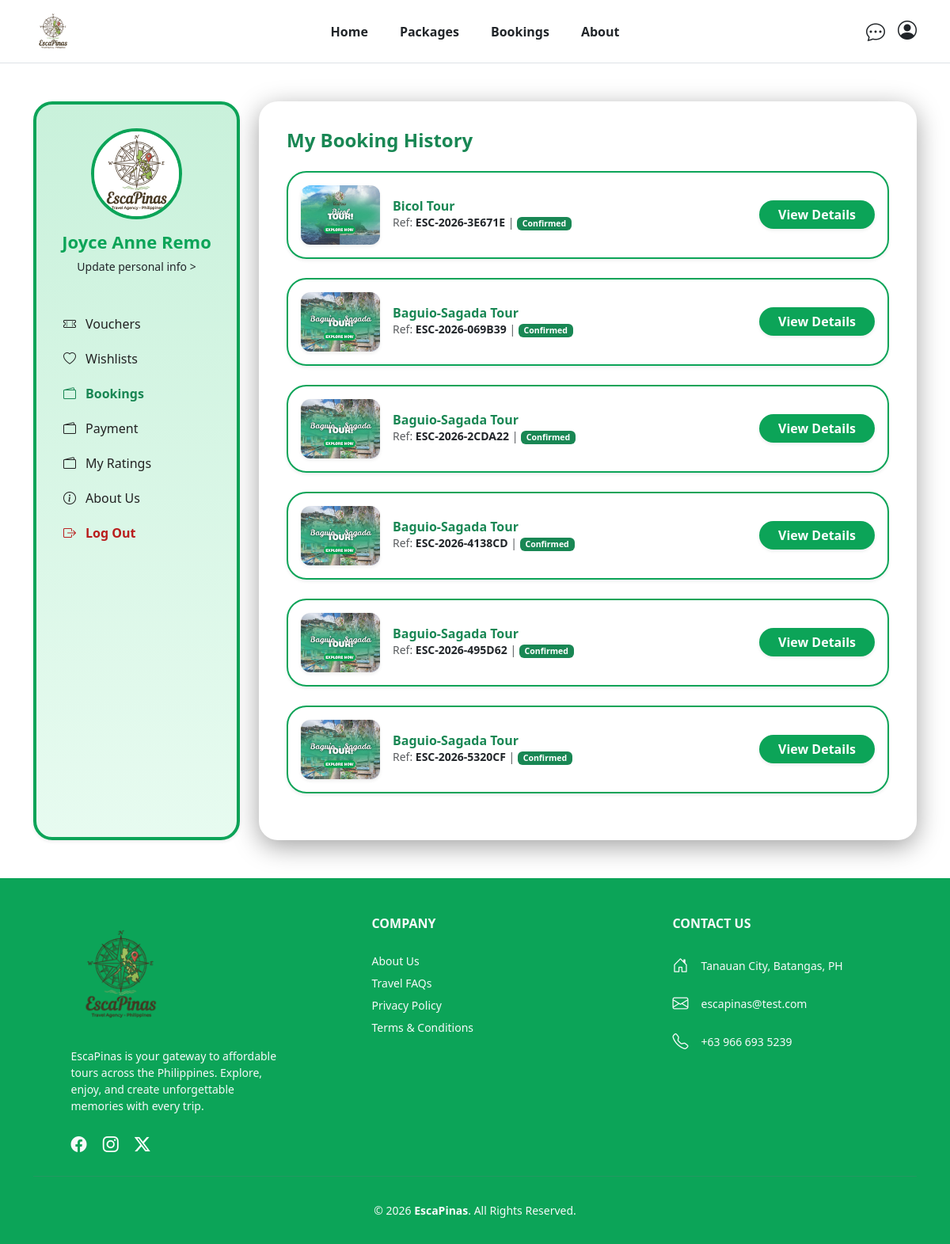
The page /frontend/profile.php?page=booking (signed in) on the database its author committed.
### tables this page shows
CREATE TABLE `users` (
  `user_id` int(11) NOT NULL,
  `first_name` varchar(30) DEFAULT NULL,
  `last_name` varchar(30) DEFAULT NULL,
  `middle_initial` char(1) DEFAULT NULL,
  `contact_num` varchar(15) DEFAULT NULL,
  `region` varchar(30) DEFAULT NULL,
  `province` varchar(30) DEFAULT NULL,
  `city` varchar(30) DEFAULT NULL,
  `email` varchar(100) DEFAULT NULL,
  `password` varchar(255) DEFAULT NULL,
  `role` enum('user','admin') DEFAULT NULL,
  `is_verified` int(11) DEFAULT 0
);

CREATE TABLE `bookings` (
  `booking_id` int(11) NOT NULL,
  `user_id` int(11) DEFAULT NULL,
  `schedule_id` int(11) DEFAULT NULL,
  `number_of_persons` int(11) DEFAULT NULL,
  `total_amount` decimal(10,2) DEFAULT NULL,
  `booking_status` enum('Pending','Confirmed','Cancelled') DEFAULT NULL,
  `booking_reference` varchar(50) DEFAULT NULL,
  `tour_id` int(11) NOT NULL,
  `locpoints_id` int(11) DEFAULT NULL,
  `is_email_sent` tinyint(1) DEFAULT 0
);

CREATE TABLE `tour_packages` (
  `tour_id` int(11) NOT NULL,
  `destination_id` int(11) DEFAULT NULL,
  `tour_name` varchar(150) DEFAULT NULL,
  `duration_days` int(11) DEFAULT NULL,
  `duration_nights` int(11) DEFAULT NULL,
  `description` text DEFAULT NULL,
  `price` decimal(10,2) DEFAULT NULL,
  `status` enum('Available','Unavailable') DEFAULT NULL,
  `image` varchar(255) DEFAULT NULL,
  `banner_image` varchar(255) DEFAULT NULL
);

### frontend/php/connect.php (called while the page is built, shortened)
<?php
  function executeQuery($query){
    $conn = $GLOBALS['conn'];
    return mysqli_query($conn, $query);
  }
?>

### frontend/profile/booking.php (the view, shortened to what this page needs)
<?php
include_once __DIR__ . "/../php/connect.php";
$uid = $_SESSION['user_id'] ?? null;
$bookingQuery = "SELECT
                    b.booking_id,
                    b.total_amount AS price,
                    b.booking_status,
                    b.booking_reference,
                    tp.tour_name,
                    tp.image,
                    tp.duration_days,
                    tp.duration_nights
                 FROM bookings b
                 LEFT JOIN tour_packages tp ON b.tour_id = tp.tour_id
                 WHERE b.user_id = $uid
                 ORDER BY b.booking_id DESC";
$bookingResult = executeQuery($bookingQuery);
?>
<h4 class="fw-bold text-success">My Booking History</h4>
<div class="mt-4">
    <?php
    if (mysqli_num_rows($bookingResult) > 0):
        while ($booking = mysqli_fetch_assoc($bookingResult)):
    ?>
        <div class="payment-item mb-4">
            <div class="payment-card container-fluid p-3 shadow-sm bg-white">
                <div class="row align-items-center">
                    <div class="col-8 d-flex align-items-center gap-3">
                        <div class="payment">
                            <img src="<?= htmlspecialchars($booking['image']) ?>" class="shadow-sm">
                        </div>
                        <div>
                            <h5 class="fw-bold m-0 text-success" style="font-size: 1rem;"><?= htmlspecialchars($booking['tour_name']) ?></h5>
                            <p class="text-muted small mb-0">
                                Ref: <span class="fw-bold text-dark"><?= $booking['booking_reference'] ?></span> |
                                <span class="badge bg-<?= $booking['booking_status'] == 'Confirmed' ? 'success' : 'warning' ?>">
                                    <?= $booking['booking_status'] ?>
                                </span>
                            </p>
                        </div>
                    </div>
                    <div class="col-4 text-end">
                        <button type="button" class="btn btn-success fw-bold px-4 shadow-sm rounded-pill"
                                style="background-color: #0ca458; border: none;"
                                data-bs-toggle="modal" data-bs-target="#v<?= $booking['booking_id'] ?>">
                            View Details
                        </button>
                    </div>
                </div>
            </div>
        </div>
    <?php
        endwhile;
    endif; ?>
</div>

### frontend/profile.php (shortened to what this page needs)
<?php
$profileImage = $_SESSION['profile_image'] ?? "assets/images/logo2.jpg";
$page = $_GET['page'] ?? 'personal';
?>
<!doctype html>
<html lang="en">
<head>
    <link href="https://cdn.jsdelivr.net/npm/bootstrap@5.3.8/dist/css/bootstrap.min.css" rel="stylesheet"
>
    <link href="https://cdn.jsdelivr.net/npm/bootstrap-icons@1.11.0/font/bootstrap-icons.css" rel="stylesheet">
    <link rel="stylesheet" href="assets/css/profile.css">
</head>
<body>
    <?php include "components/navbar.php"; ?>
    <div class="container my-5">
        <div class="row g-4">
            <div class="col-md-3">
                <div class="account-sidebar shadow-sm">
                    <div class="profile-image-wrapper">
                        <img src="<?= $profileImage; ?>" alt="User Profile">
                    </div>
                    <h4 class="profile-name"><?= $userName; ?></h4>
                    <a href="profile.php?page=personal" class="text-center d-block text-decoration-none text-dark small">Update personal info ></a>
                    <div class="sidebar-links">
                        <a href="profile.php?page=voucher" class="<?= $page == 'voucher' ? 'fw-bold text-success' : '' ?>">
                            <i class="bi bi-ticket-perforated"></i> Vouchers
                        </a>
                        <a href="profile.php?page=wishlist" class="<?= $page == 'wishlist' ? 'fw-bold text-success' : '' ?>">
                            <i class="bi bi-heart"></i> Wishlists
                        </a>
                        <a href="profile.php?page=booking" class="<?= $page == 'booking' ? 'fw-bold text-success' : '' ?>">
                            <i class="bi bi-wallet2"></i> Bookings
                        </a>
                        <a href="profile.php?page=payment" class="<?= $page == 'payment' ? 'fw-bold text-success' : '' ?>">
                            <i class="bi bi-wallet2"></i> Payment
                        </a>
                        <a href="profile.php?page=review" class="<?= $page == 'review' ? 'fw-bold text-success' : '' ?>">
                            <i class="bi bi-wallet2"></i> My Ratings
                        </a>
                        <a href="about.php">
                            <i class="bi bi-info-circle"></i> About Us
                        </a>
                        <a href="login.php" class="logout"><i class="bi bi-box-arrow-right"></i> Log Out</a>
                    </div>
                </div>
            </div>
            <div class="col-md-9">
                <div class="box-details">
                    <?php
                    switch ($page) {
                        case 'booking':
                            include "profile/booking.php";
                            break;
                    }
                    ?>
                </div>
            </div>
        </div>
    </div>
    <?php include "components/footer.php"; ?>
</body>
</html>

### frontend/components/navbar.php (shortened to what this page needs)
<?php
include_once(__DIR__ . "/../php/connect.php");
$isLoggedIn = isset($_SESSION['user_id']);
if ($isLoggedIn) {
    $uid = $_SESSION['user_id'];
    $userQuery = "SELECT first_name, last_name FROM users WHERE user_id = $uid";
    $userResult = executeQuery($userQuery);
    if ($userData = mysqli_fetch_assoc($userResult)) {
        $userName = $userData['first_name'] . " " . $userData['last_name'];
    }
}
?>
<nav class="navbar navbar-expand-lg bg-white border-bottom sticky-top py-1">
    <div class="container">
        <div class="col-6 col-lg-2 d-flex align-items-center">
            <a class="navbar-brand fw-bold" href="/EscaPinas/index.php">
                <img src="/EscaPinas/frontend/assets/images/Logo 1.png" height="60" class="d-inline-block align-text-top">
            </a>
        </div>
        <div class="collapse navbar-collapse justify-content-center" id="mainNavbar">
            <ul class="navbar-nav gap-lg-4 text-center text-lg-start py-2 py-lg-0">
                <li class="nav-item">
                    <a class="nav-link active fw-semibold text-dark" href="/EscaPinas/index.php">Home</a>
                </li>
                <li class="nav-item">
                    <a class="nav-link fw-semibold text-dark" href="/EscaPinas/frontend/packages.php">Packages</a>
                </li>
                <li class="nav-item">
                    <a class="nav-link fw-semibold text-dark" href="/EscaPinas/frontend/booking.php">Bookings</a>
                </li>
                <li class="nav-item">
                    <a class="nav-link fw-semibold text-dark" href="/EscaPinas/frontend/components/infoLinks/about.php">About</a>
                </li>
            </ul>
        </div>
        <div class="col-lg-2 d-none d-lg-flex justify-content-end align-items-center gap-3">
            <a href="/EscaPinas/frontend/integs/chatbot/chatbotUI.php" class="text-dark fs-4">
                <i class="bi bi-chat-dots"></i>
            </a>
            <div class="dropdown">
                <a href="#" class="text-dark fs-4 lh-1" id="profileDropdown" data-bs-toggle="dropdown" aria-expanded="false">
                    <i class="bi bi-person-circle"></i>
                </a>
            </div>
        </div>
    </div>
</nav>

### frontend/components/footer.php
<div class="container-fluid" style="background-color: #0CA458;">
    <div class="container pb-4">
        <div class="row text-center text-md-start justify-content-between">
            <div class="col-md-4 col-lg-3 col-xl-3 mx-auto mt-5">
                <div class="d-flex align-items-center justify-content-center justify-content-md-start mb-3">
                    <img src="/EscaPinas/frontend/assets/images/Logo 1.png" height="150"  class="d-inline-block align-text-top">
                </div>
                <p class="small text-light">
                EscaPinas is your gateway to affordable tours across the Philippines. Explore, enjoy, and create unforgettable memories with every trip.</p>
                <div class="mt-4">
                    <a href="#" class="text-light me-3 fs-5"><i class="bi bi-facebook"></i></a>
                    <a href="#" class="text-white me-3 fs-5"><i class="bi bi-instagram"></i></a>
                    <a href="#" class="text-white me-3 fs-5"><i class="bi bi-twitter-x"></i></a>
                </div>
            </div>
            <div class="col-md-4 col-lg-3 col-xl-3 mx-auto mt-5 align-items-center">
                <h6 class="text-uppercase mb-4 fw-bold text-light">Company</h6>
                <ul class="list-unstyled small lh-lg">
                    <li><a href="/EscaPinas/frontend/components/infoLinks/about.php" class="text-light text-decoration-none hover-link">About Us</a></li>
                    <li><a href="/EscaPinas/frontend/components/infoLinks/faq.php" class="text-light text-decoration-none hover-link">Travel FAQs</a></li>
                    <li><a href="/EscaPinas/frontend/components/infoLinks/privacy.php" class="text-light text-decoration-none hover-link">Privacy Policy</a></li>
                    <li><a href="/EscaPinas/frontend/components/infoLinks/terms.php" class="text-light text-decoration-none hover-link">Terms & Conditions</a></li>
                </ul>
            </div>
            <div class="col-md-4 col-lg-3 col-xl-3 mx-auto mt-5">
                <h6 class="text-uppercase mb-4 fw-bold text-light">Contact Us</h6>
                <div class="small text-light lh-lg">
                    <p class="d-flex align-items-center justify-content-center justify-content-md-start mb-2">
                        <i class="bi bi-house-door me-3 fs-5"></i> Tanauan City, Batangas, PH
                    </p>
                    <p class="d-flex align-items-center justify-content-center justify-content-md-start mb-2">
                        <i class="bi bi-envelope me-3 fs-5"></i> escapinas@test.com
                    </p>
                    <p class="d-flex align-items-center justify-content-center justify-content-md-start mb-2">
                        <i class="bi bi-telephone me-3 fs-5"></i> +63 966 693 5239
                    </p>
                </div>
            </div>
        </div>
        <hr class="my-4 border-secondary opacity-25">
        <div class="row align-items-center">
            <div class="col-12 text-center">
                <p class="small text-light p-2 mb-0">
                    © <?php echo date("Y"); ?> <strong>EscaPinas</strong>. All Rights Reserved.
                </p>
            </div>
        </div>
    </div>
</div>

### frontend/assets/css/profile.css (style rules this page uses)
.account-sidebar { background: linear-gradient(180deg, #c9f1db, #e7fbf0); border: 4px solid #0ca458; box-shadow: 0 8px 32px 0 #0000005e; border-radius: 24px; padding: 30px 20px; min-height: 100%; overflow: hidden; color: #ffffff; }
.profile-image-wrapper { width: 115px; height: 115px; border-radius: 50%; border: 4px solid #0ca458; margin: 0 auto 15px; overflow: hidden; }
.profile-image-wrapper img { width: 100%; height: 100%; object-fit: cover; }
.profile-name { color: #0ca458; font-weight: 700; font-size: 22px; text-align: center; }
.sidebar-links { margin-top: 40px; }
.sidebar-links a { display: flex; align-items: center; gap: 12px; padding: 10px 14px; color: #222222ff; text-decoration: none; font-weight: 500; }
.sidebar-links .logout { color: #b91c1c; font-weight: 600; }
.box-details { background: #ffffff; border: #d9d9d9; border-radius: 24px; padding: 35px; box-shadow: 0 8px 32px 0 #0000005e; }
.payment-card { border: 2px solid #0ca458; border-radius: 25px; transition: transform 0.2s ease; }
.payment img { width: 100px; height: 75px; object-fit: cover; border-radius: 12px; }

### rows shown on the page
users: userName "Joyce Anne Remo"
bookings: tour.image (picture), tour.tour_name "Bicol Tour", booking_reference "ESC-2026-3E671E", booking_status "Confirmed"
bookings: tour.image (picture), tour.tour_name "Baguio-Sagada Tour", booking_reference "ESC-2026-069B39", booking_status "Confirmed"
bookings: tour.image (picture), tour.tour_name "Baguio-Sagada Tour", booking_reference "ESC-2026-2CDA22", booking_status "Confirmed"
bookings: tour.image (picture), tour.tour_name "Baguio-Sagada Tour", booking_reference "ESC-2026-4138CD", booking_status "Confirmed"
bookings: tour.image (picture), tour.tour_name "Baguio-Sagada Tour", booking_reference "ESC-2026-495D62", booking_status "Confirmed"
bookings: tour.image (picture), tour.tour_name "Baguio-Sagada Tour", booking_reference "ESC-2026-5320CF", booking_status "Confirmed"
